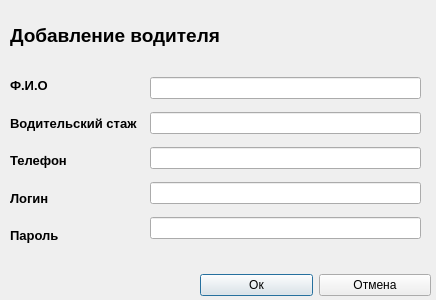
<?xml version="1.0" encoding="UTF-8"?>
<ui version="4.0">
 <class>edit_user</class>
 <widget class="QDialog" name="edit_user">
  <property name="geometry">
   <rect>
    <x>0</x>
    <y>0</y>
    <width>436</width>
    <height>300</height>
   </rect>
  </property>
  <property name="windowTitle">
   <string>Dialog</string>
  </property>
  <widget class="QWidget" name="layoutWidget_2">
   <property name="geometry">
    <rect>
     <x>10</x>
     <y>70</y>
     <width>141</width>
     <height>181</height>
    </rect>
   </property>
   <layout class="QVBoxLayout" name="verticalLayout">
    <item>
     <widget class="QLabel" name="label_4">
      <property name="font">
       <font>
        <pointsize>10</pointsize>
        <weight>75</weight>
        <bold>true</bold>
       </font>
      </property>
      <property name="text">
       <string>Ф.И.О</string>
      </property>
     </widget>
    </item>
    <item>
     <widget class="QLabel" name="label_5">
      <property name="font">
       <font>
        <pointsize>10</pointsize>
        <weight>75</weight>
        <bold>true</bold>
       </font>
      </property>
      <property name="text">
       <string>Водительский стаж</string>
      </property>
     </widget>
    </item>
    <item>
     <widget class="QLabel" name="label_6">
      <property name="font">
       <font>
        <pointsize>10</pointsize>
        <weight>75</weight>
        <bold>true</bold>
       </font>
      </property>
      <property name="text">
       <string>Телефон</string>
      </property>
     </widget>
    </item>
    <item>
     <widget class="QLabel" name="label_7">
      <property name="font">
       <font>
        <pointsize>10</pointsize>
        <weight>75</weight>
        <bold>true</bold>
       </font>
      </property>
      <property name="text">
       <string>Логин</string>
      </property>
     </widget>
    </item>
    <item>
     <widget class="QLabel" name="label_8">
      <property name="font">
       <font>
        <pointsize>10</pointsize>
        <weight>75</weight>
        <bold>true</bold>
       </font>
      </property>
      <property name="text">
       <string>Пароль</string>
      </property>
     </widget>
    </item>
   </layout>
  </widget>
  <widget class="QLabel" name="label_9">
   <property name="geometry">
    <rect>
     <x>10</x>
     <y>10</y>
     <width>261</width>
     <height>51</height>
    </rect>
   </property>
   <property name="font">
    <font>
     <pointsize>14</pointsize>
     <weight>75</weight>
     <bold>true</bold>
    </font>
   </property>
   <property name="text">
    <string>Добавление водителя</string>
   </property>
  </widget>
  <widget class="QWidget" name="layoutWidget">
   <property name="geometry">
    <rect>
     <x>150</x>
     <y>70</y>
     <width>271</width>
     <height>181</height>
    </rect>
   </property>
   <layout class="QVBoxLayout" name="verticalLayout_2">
    <item>
     <widget class="QLineEdit" name="nameEdit"/>
    </item>
    <item>
     <widget class="QLineEdit" name="driverExpEdit"/>
    </item>
    <item>
     <widget class="QLineEdit" name="numberEdit"/>
    </item>
    <item>
     <widget class="QLineEdit" name="loginEdit"/>
    </item>
    <item>
     <widget class="QLineEdit" name="passwordEdit"/>
    </item>
   </layout>
  </widget>
  <widget class="QWidget" name="horizontalLayoutWidget">
   <property name="geometry">
    <rect>
     <x>200</x>
     <y>260</y>
     <width>231</width>
     <height>51</height>
    </rect>
   </property>
   <layout class="QHBoxLayout" name="horizontalLayout">
    <item>
     <widget class="QPushButton" name="acceptButton">
      <property name="text">
       <string>Ок</string>
      </property>
     </widget>
    </item>
    <item>
     <widget class="QPushButton" name="rejectedButton">
      <property name="text">
       <string>Отмена</string>
      </property>
     </widget>
    </item>
   </layout>
  </widget>
 </widget>
 <resources/>
 <connections>
  <connection>
   <sender>acceptButton</sender>
   <signal>clicked()</signal>
   <receiver>edit_user</receiver>
   <slot>reject()</slot>
   <hints>
    <hint type="sourcelabel">
     <x>256</x>
     <y>285</y>
    </hint>
    <hint type="destinationlabel">
     <x>217</x>
     <y>149</y>
    </hint>
   </hints>
  </connection>
  <connection>
   <sender>rejectedButton</sender>
   <signal>clicked()</signal>
   <receiver>edit_user</receiver>
   <slot>accept()</slot>
   <hints>
    <hint type="sourcelabel">
     <x>374</x>
     <y>285</y>
    </hint>
    <hint type="destinationlabel">
     <x>217</x>
     <y>149</y>
    </hint>
   </hints>
  </connection>
 </connections>
</ui>
